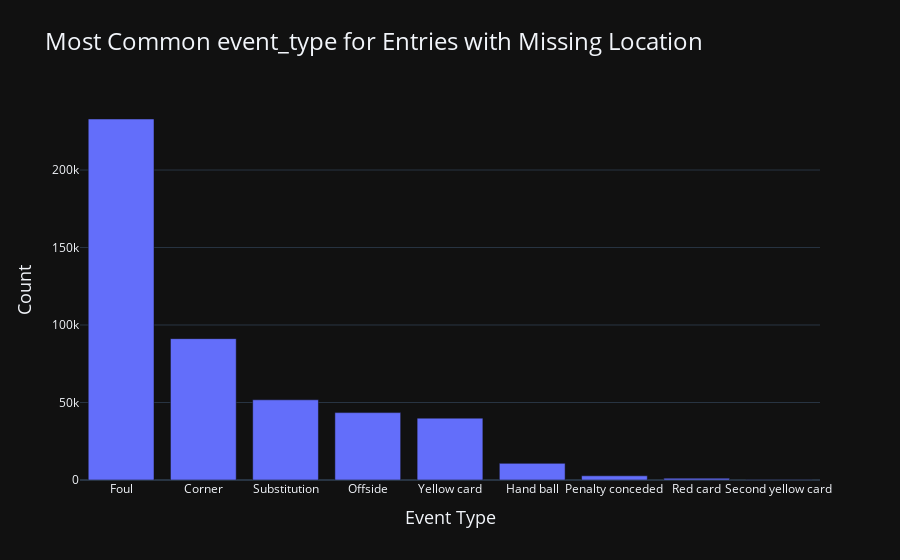

This figure's notebook cell:
### Code cell
# Filter the data for entries with location missing
filtered_data = data[data['location'].isna()]

# Map the event_type values to their descriptions
filtered_data['event_type_mapped'] = filtered_data['event_type'].map(event_type_map)

# Count the occurrences of each event_type
event_type_counts = filtered_data['event_type_mapped'].value_counts().reset_index()
event_type_counts.columns = ['Event Type', 'Count']

# Plot the data using Plotly
fig = px.bar(event_type_counts, x='Event Type', y='Count', title='Most Common event_type for Entries with Missing Location',
             labels={'Count': 'Count', 'Event Type': 'Event Type'}, template='plotly_dark')

fig.update_layout(title_font_size=24, xaxis_title_font_size=18, yaxis_title_font_size=18)
fig.show()

### Figure 1 — Plotly figure (JSON) as saved in the notebook; plotly's stock layout.template omitted (floating-point values rounded to 4 significant figures)
{"data": [{"alignmentgroup": "True", "hovertemplate": "Event Type=%{x}<br>Count=%{y}<extra></extra>", "legendgroup": "", "marker": {"color": "#636efa", "pattern": {"shape": ""}}, "name": "", "offsetgroup": "", "orientation": "v", "showlegend": false, "textposition": "auto", "type": "bar", "x": ["Foul", "Corner", "Substitution", "Offside", "Yellow card", "Hand ball", "Penalty conceded", "Red card", "Second yellow card"], "xaxis": "x", "y": [232925, 91204, 51738, 43476, 39911, 10730, 2706, 1152, 100], "yaxis": "y"}], "layout": {"barmode": "relative", "legend": {"tracegroupgap": 0}, "title": {"font": {"size": 24}, "text": "Most Common event_type for Entries with Missing Location"}, "xaxis": {"anchor": "y", "domain": [0, 1], "title": {"font": {"size": 18}, "text": "Event Type"}}, "yaxis": {"anchor": "x", "domain": [0, 1], "title": {"font": {"size": 18}, "text": "Count"}}}}
